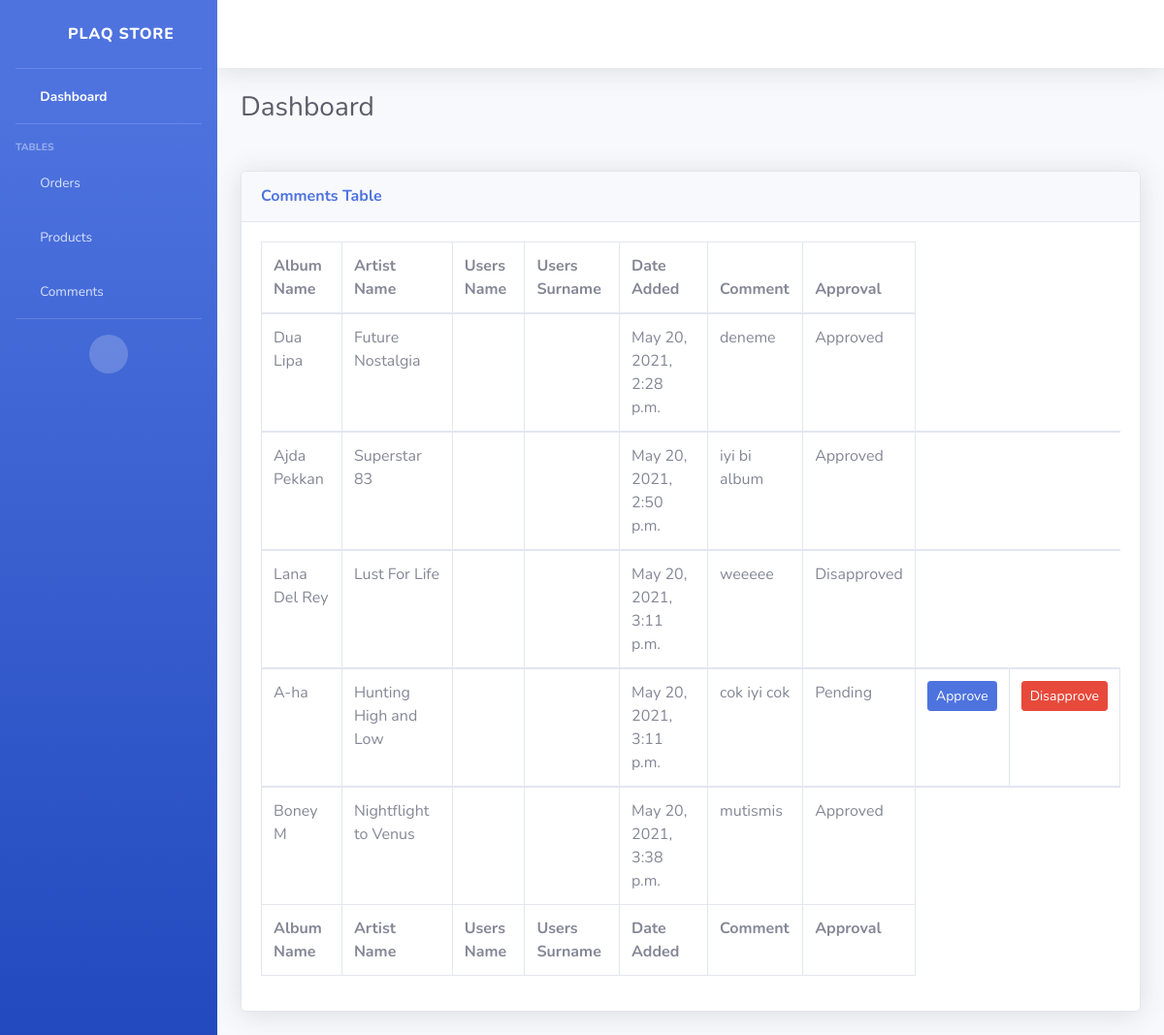
Page /comments/ on the earlier database version.
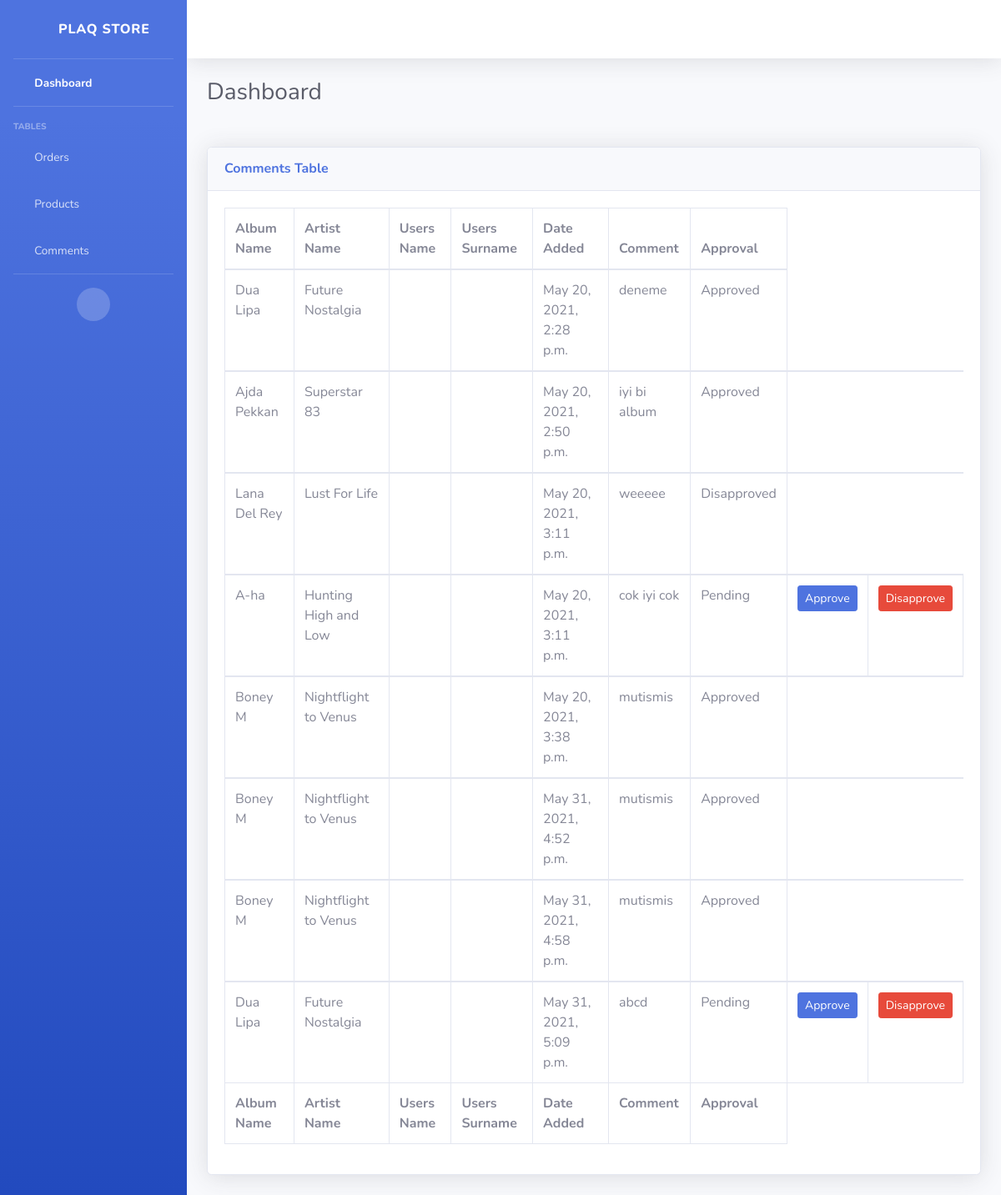
Same page on the later database version.
### store/models.py (models this page shows, shortened)
class Comment(models.Model):
    class Approval(models.IntegerChoices):
        PENDING = 1
        APPROVED = 2
        DISAPPROVED = 3
    product = models.ForeignKey (Product, related_name = "comments", on_delete=models.CASCADE)
    user = models.ForeignKey(User, on_delete=models.CASCADE)
    date_added = models.DateTimeField(auto_now_add=True)
    body = models.TextField(max_length=500)
    approval = models.IntegerField(choices=Approval.choices, default=1)
    def __str__(self):
        return '%s - %s - %s %s' %(self.product.artist_name,self.product.album_name, self.user.first_name,  self.user.last_name)

class Product(models.Model):
    model_no = models.CharField(max_length=200, blank=True, null=True)
    album_name = models.CharField(max_length=200, blank=False)
    artist_name = models.CharField(max_length=200, blank=False)
    description = models.CharField(max_length=500, blank=True, null=True)
    genre = models.CharField(max_length=200, blank=True, null=True)
    warranty = models.CharField(max_length=200, blank=True, null=True)
    distributor = models.CharField(max_length=200, blank=True, null=True)
    price = models.FloatField()
    stock = models.IntegerField(default=0, null=True, blank=True)
    onDiscount = models.BooleanField(default= False)
    image = models.ImageField(blank=True, null=True)

### managers/views.py (the view)
# urls.py: path('comments/', mg.comments, name="comments"),
def comments(request):
    comments = Comment.objects.all()
    print(comments)
    context={'comments': comments}
    return render(request, "managers/comments.html", context)

### managers/templates/managers/comments.html
{% include 'managers/base.html' %}
{% load static %}
{%block content%}
<div class="card shadow mb-4">
    <div class="card-header py-3">
        <h6 class="m-0 font-weight-bold text-primary">Comments Table</h6>
    </div>
    <div class="card-body">
        <div class="table-responsive">
            <table class="table table-bordered" id="dataTable" width="100%" cellspacing="0">
                <thead>
                    <tr>
                        <th>Album Name</th>
                        <th>Artist Name</th>
                        <th>Users Name</th>
                        <th>Users Surname</th>
                        <th>Date Added</th>
                        <th>Comment</th>
                        <th>Approval</th>
                    </tr>
                </thead>
                <tfoot>
                    <tr>
                        <th>Album Name</th>
                        <th>Artist Name</th>
                        <th>Users Name</th>
                        <th>Users Surname</th>
                        <th>Date Added</th>
                        <th>Comment</th>
                        <th>Approval</th>
                    </tr>
                </tfoot>
                {% for comment in comments %}
                <tbody>
                    <tr>
                        <td>{{comment.product.artist_name}}</td>
                        <td>{{comment.product.album_name}}</td>
                        <td>{{comment.user.first_name}}</td>
                        <td>{{comment.user.last_name}}</td>
                        <td>{{comment.date_added}}</td>
                        <td>{{comment.body}}</td>
                        {% if comment.approval == 2 %}
                        <td>Approved</td>
                        {% elif comment.approval == 3 %}
                        <td>Disapproved</td>
                        {% else %}
                        <td>Pending</td>
                        <td><a class="btn btn-sm btn-primary" href="{% url 'approve-comment' comment.id %}">Approve</a></td>
                        <td><a class="btn btn-sm btn-danger" href="{% url 'disapprove-comment' comment.id %}">Disapprove</a></td>
                        {%endif%}
                    </tr>
                    {% endfor %}
                </tbody>
            </table>
        </div>
    </div>
</div>
{%endblock content %}

### managers/templates/managers/base.html (shortened to what this page needs)
<!DOCTYPE html>
<html lang="en">
{%load static %}
<head>
    <link href="{% static 'vendor/fontawesome-free/css/all.min.css' %}" rel="stylesheet" type="text/css">
    <link href="{% static 'css/sb-admin-2.min.css' %}" rel="stylesheet">
</head>
<body id="page-top">
    <div id="wrapper">
        <ul class="navbar-nav bg-gradient-primary sidebar sidebar-dark accordion" id="accordionSidebar">
            <a class="sidebar-brand d-flex align-items-center justify-content-center" href="/product-manager">
                <div class="sidebar-brand-icon rotate-n-15">
                    <i class="fas fa-laugh-wink"></i>
                </div>
                <div class="sidebar-brand-text mx-3">PLAQ Store</div>
            </a>
            <hr class="sidebar-divider my-0">
            <li class="nav-item active">
                <a class="nav-link" href="/product-manager">
                    <i class="fas fa-fw fa-tachometer-alt"></i>
                    <span>Dashboard</span></a>
            </li>
            <hr class="sidebar-divider">
            <div class="sidebar-heading">
                Tables
            </div>
            <li class="nav-item">
                <a class="nav-link" href="/orders">
                    <i class="fas fa-fw fa-table"></i>
                    <span>Orders</span></a>
            </li>
            <li class="nav-item">
                <a class="nav-link" href="/tables">
                    <i class="fas fa-fw fa-table"></i>
                    <span>Products</span></a>
            </li>
            <li class="nav-item">
                <a class="nav-link" href="/comments">
                    <i class="fas fa-fw fa-table"></i>
                    <span>Comments</span></a>
            </li>
            <hr class="sidebar-divider d-none d-md-block">
            <div class="text-center d-none d-md-inline">
                <button class="rounded-circle border-0" id="sidebarToggle"></button>
            </div>
        </ul>
        <div id="content-wrapper" class="d-flex flex-column">
            <div id="content">
                <nav class="navbar navbar-expand navbar-light bg-white topbar mb-4 static-top shadow">
                </nav>
                <div class="container-fluid">
                    <div class="d-sm-flex align-items-center justify-content-between mb-4">
                        <h1 class="h3 mb-0 text-gray-800">Dashboard</h1>
                    </div>
                    <div class="row">
                    <div class="row">
        </div>
    </div>
</body>
</html>

Differences in the rows shown:
added Comment: product.artist_name "Boney M", product.album_name "Nightflight to Venus", date_added "May 31, 2021, 4:52 p.m.", body "mutismis", approval "Approved"
added Comment: product.artist_name "Boney M", product.album_name "Nightflight to Venus", date_added "May 31, 2021, 4:58 p.m.", body "mutismis", approval "Approved"
added Comment: product.artist_name "Dua Lipa", product.album_name "Future Nostalgia", date_added "May 31, 2021, 5:09 p.m.", body "abcd", approval "Pending"
